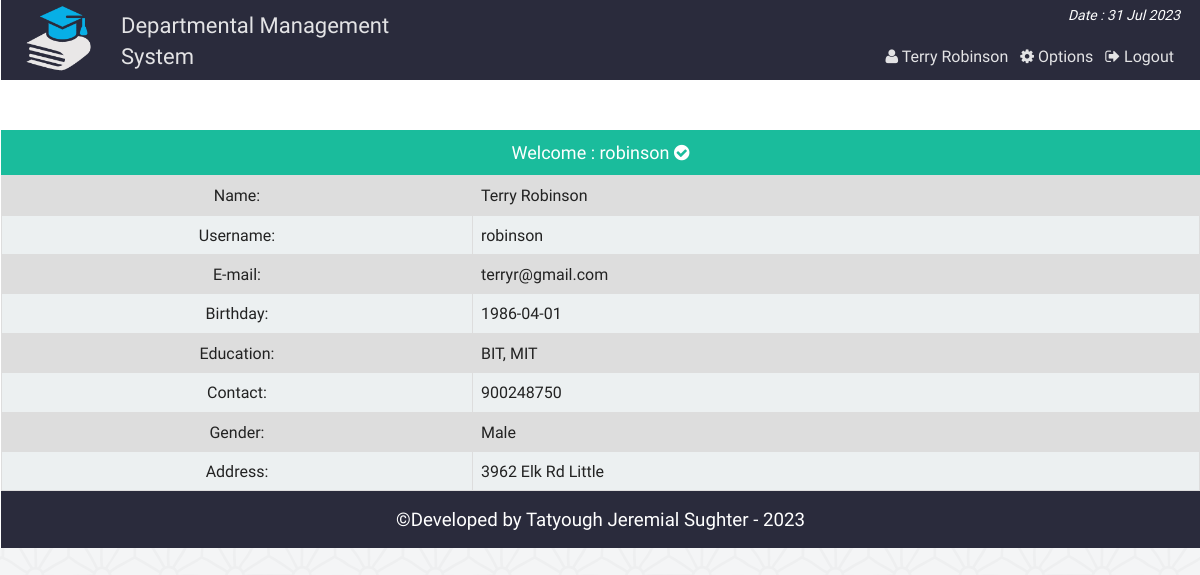
Page /fct_single_profile.php (signed in) on the committed database.
### tables this page shows
CREATE TABLE `faculty` (
  `id` int(11) NOT NULL,
  `username` varchar(15) NOT NULL,
  `password` varchar(50) NOT NULL,
  `name` varchar(30) NOT NULL,
  `email` varchar(100) NOT NULL,
  `birthday` date DEFAULT NULL,
  `gender` varchar(10) NOT NULL,
  `education` varchar(100) DEFAULT NULL,
  `contact` int(100) DEFAULT NULL,
  `address` varchar(255) DEFAULT NULL
);

### php/functions.php (called while the page is built, shortened)
<?php
class login_registration_class{
	public function get_faculty_by_username($uname){
		global $conn;
		$sql = "select * from faculty where username='$uname'";
		$result = $conn->query($sql);
		return $result;
	}
};
?>

### fct_single_profile.php (the view, shortened to what this page needs)
<?php
require "php/config.php";
require_once "php/functions.php";
$user = new login_registration_class();
$funame = $_SESSION['f_uname'];
?>
<?php
include "php/headertop.php";
?>
	<div class="faculty" style="margin: auto; margin-top:50px;">
		<p style="font-size:18px;text-align:center;background:#1abc9c;color:#fff;padding:10px;margin:0">Welcome : <?php echo $funame; ?> <i class="fa fa-check-circle" aria-hidden="true"></i></p>
			<table class="tab_one">
			<?php
				$getuser = $user->get_faculty_by_username($funame);
				while($row = $getuser->fetch_assoc()){
			?>
			<tr>
				<td  style="text-align:center">Name: </td>
				<td><?php echo $row['name']; ?></td>
			</tr>
			<tr>
				<td  style="text-align:center">Username: </td>
				<td><?php echo $row['username']; ?></td>
			</tr>
			<tr>
				<td  style="text-align:center">E-mail: </td>
				<td><?php echo $row['email']; ?></td>
			</tr>
			<tr>
				<td  style="text-align:center">Birthday: </td>
				<td><?php echo $row['birthday']; ?></td>
			</tr>
			<tr>
				<td  style="text-align:center">Education: </td>
				<td><?php echo $row['education']; ?></td>
			</tr>
			<tr>
				<td  style="text-align:center">Contact: </td>
				<td><?php echo $row['contact']; ?></td>
			</tr>
			<tr>
				<td  style="text-align:center">Gender: </td>
				<td><?php echo $row['gender']; ?></td>
			</tr>
			<tr>
				<td  style="text-align:center">Address: </td>
				<td><?php echo $row['address']; ?></td>
			</tr>
			<?php if($row['username'] == $funame){ ?>
			<?php } } ?>
		</table>
	</div>
<?php
include "php/footerbottom.php";
?>

### css/main.css (style rules this page uses)
html { color: #222; font-size: 1em; line-height: 1.4; }
body { font-family:roboto !important; background:url(../img/ptrn.png) repeat fixed; }
.st_reg th, td { padding: 8px; }
table.tab_one { width:100%; }
table.tab_one td { border:1px solid #ddd; padding:8px; }
table.tab_one tr:nth-child(odd) { background:#ddd; }
table.tab_one tr:nth-child(even) { background:#ecf0f1; }
table.att_tab tr,td,th { border:2px solid #ddd; border-collapse:collapse; padding:8px; }

### rows in the picture
faculty: name "Terry Robinson", username "robinson", email "terryr@gmail.com", birthday "1986-04-01", education "BIT, MIT", contact "900248750", gender "Male", address "3962 Elk Rd Little"

### other values in the picture
$fname "Terry Robinson"
$funame "robinson"
